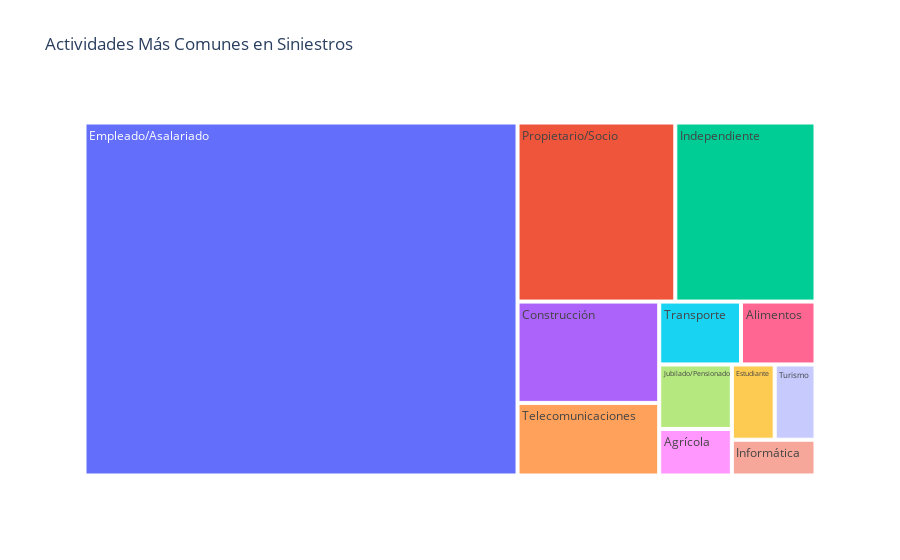

Write notebook code for a chart like this one.
### Markdown cell above
6. ¿Cuáles son las actividades más comunes que realizan las personas implicadas en siniestros?

### Code cell
data_filtered = dataframe[(dataframe['DE_ACTIVIDAD'] != ' ') & (dataframe['DE_ACTIVIDAD'] != '') & (dataframe['DE_ACTIVIDAD'] != 0)  & (dataframe['DE_ACTIVIDAD'] != 'Otro')]
# Contar las actividades más comunes
actividades_comunes = data_filtered['DE_ACTIVIDAD'].value_counts().reset_index()
actividades_comunes.columns = ['DE_ACTIVIDAD', 'COUNT']
actividades_comunes_top12 = actividades_comunes.head(12)

# Crear un TreeMap
fig = px.treemap(actividades_comunes_top12, path=['DE_ACTIVIDAD'], values='COUNT',
                 title='Actividades Más Comunes en Siniestros')
fig.show()

### Figure 1 — Plotly figure (JSON) as saved in the notebook; plotly's stock layout.template omitted (floating-point values rounded to 4 significant figures)
{"data": [{"branchvalues": "total", "domain": {"x": [0, 1], "y": [0, 1]}, "hovertemplate": "labels=%{label}<br>COUNT=%{value}<br>parent=%{parent}<br>id=%{id}<extra></extra>", "ids": ["Agrícola", "Alimentos", "Construcción", "Empleado/Asalariado", "Estudiante", "Independiente", "Informática", "Jubilado/Pensionado", "Propietario/Socio", "Telecomunicaciones", "Transporte", "Turismo"], "labels": ["Agrícola", "Alimentos", "Construcción", "Empleado/Asalariado", "Estudiante", "Independiente", "Informática", "Jubilado/Pensionado", "Propietario/Socio", "Telecomunicaciones", "Transporte", "Turismo"], "name": "", "parents": ["", "", "", "", "", "", "", "", "", "", "", ""], "type": "treemap", "values": [44, 61, 187, 1991, 42, 327, 39, 61, 368, 134, 67, 40]}], "layout": {"legend": {"tracegroupgap": 0}, "title": {"text": "Actividades Más Comunes en Siniestros"}}}
